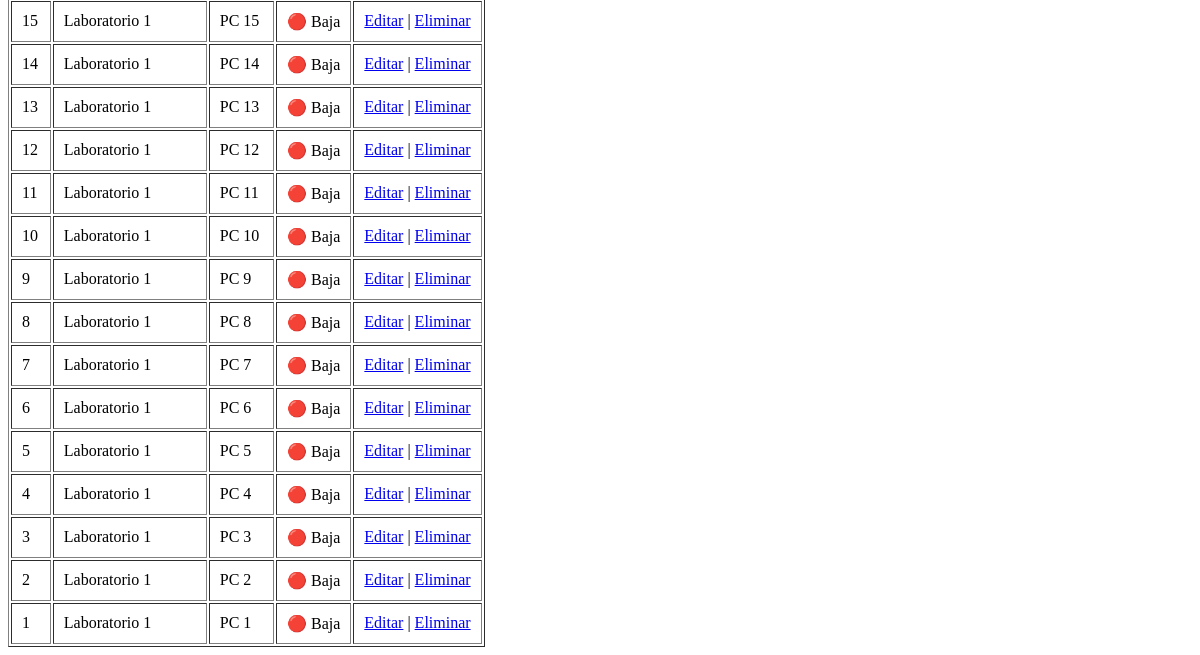
The page /administrativo/computadoras.php (signed in, lower part) on the database as committed earlier.
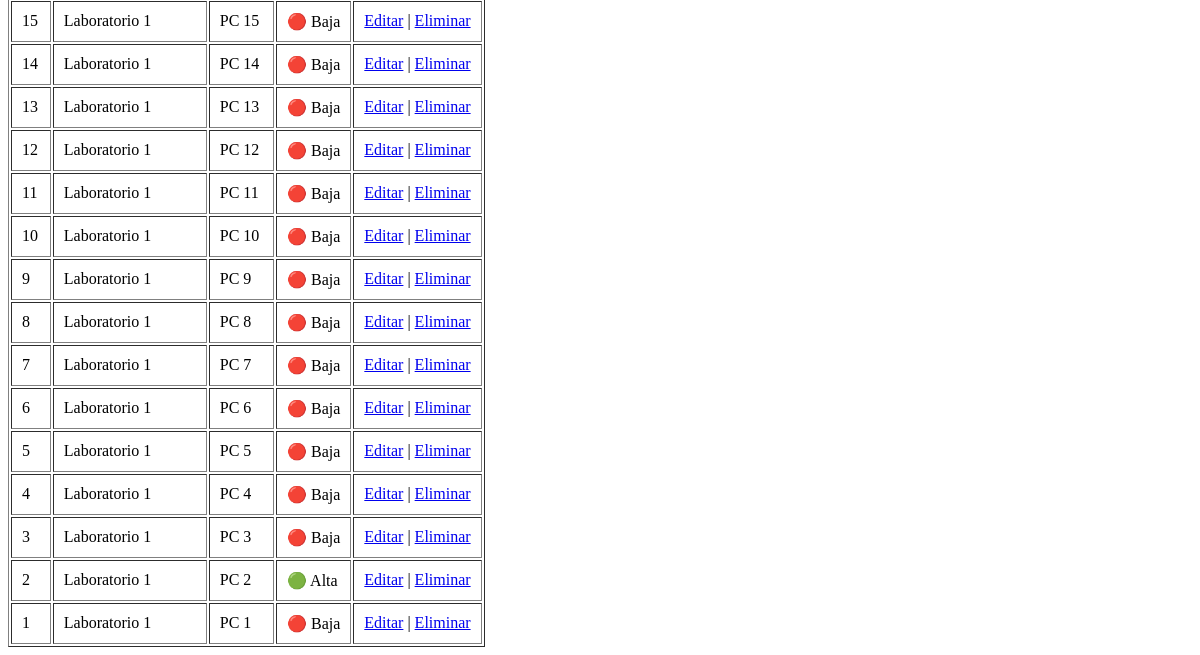
The same page on the database as committed later.
### tables this page shows
CREATE TABLE `computadoras` (
  `id_computadora` int(11) NOT NULL,
  `numero_pc` int(11) NOT NULL,
  `id_laboratorio` int(11) NOT NULL,
  `estado` enum('Alta','Baja') NOT NULL DEFAULT 'Alta'
);

CREATE TABLE `laboratorios` (
  `id_laboratorio` int(11) NOT NULL,
  `nombre` varchar(50) NOT NULL
);

### administrativo/computadoras.php (the view, shortened to what this page needs)
<?php
include("../conexion/conexion.php");
$sql = "SELECT c.*, l.nombre AS laboratorio
        FROM computadoras c
        INNER JOIN laboratorios l
        ON c.id_laboratorio = l.id_laboratorio
        ORDER BY c.id_computadora DESC";
$resultado = mysqli_query($conexion, $sql);
?>
<!DOCTYPE html>
<html lang="es">
<head>
</head>
<body>
<table border="1" cellpadding="10">
<?php while($fila = mysqli_fetch_assoc($resultado)){ ?>
<tr>
    <td><?php echo $fila["id_computadora"]; ?></td>
    <td><?php echo $fila["laboratorio"]; ?></td>
    <td>PC <?php echo $fila["numero_pc"]; ?></td>
    <td>
        <?php echo ($fila["estado"] == "Alta") ? "🟢 Alta" : "🔴 Baja"; ?>
    </td>
    <td>
        <a href="editar_computadora.php?id=<?php echo $fila["id_computadora"]; ?>">Editar</a>
        |
        <a href="eliminar_computadora.php?id=<?php echo $fila["id_computadora"]; ?>"
           onclick="return confirm('¿Eliminar computadora?');">
           Eliminar
        </a>
    </td>
</tr>
<?php } ?>
</table>
</body>
</html>

Rows that differ between the two databases and show on the page:
changed computadoras id 2: estado "🔴 Baja" → "🟢 Alta"
